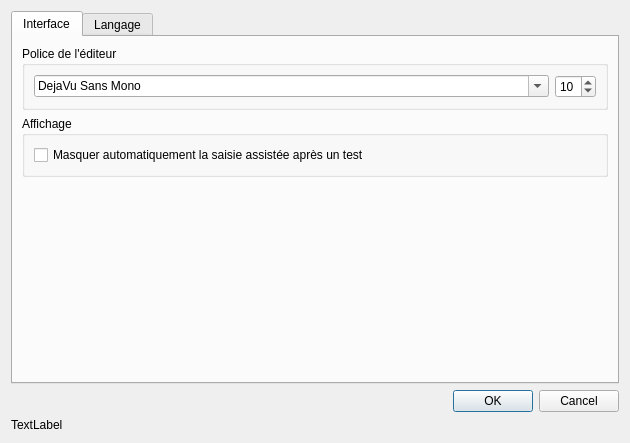
<?xml version="1.0" encoding="UTF-8"?>
<ui version="4.0">
 <class>fenoptions</class>
 <widget class="QWidget" name="fenoptions">
  <property name="geometry">
   <rect>
    <x>0</x>
    <y>0</y>
    <width>630</width>
    <height>443</height>
   </rect>
  </property>
  <property name="windowTitle">
   <string>Form</string>
  </property>
  <layout class="QVBoxLayout" name="verticalLayout">
   <item>
    <widget class="QTabWidget" name="onglets">
     <property name="tabPosition">
      <enum>QTabWidget::North</enum>
     </property>
     <property name="currentIndex">
      <number>0</number>
     </property>
     <widget class="QWidget" name="tab_interface">
      <attribute name="title">
       <string>Interface</string>
      </attribute>
      <layout class="QVBoxLayout" name="verticalLayout_3">
       <item>
        <widget class="QGroupBox" name="groupBox">
         <property name="sizePolicy">
          <sizepolicy hsizetype="Preferred" vsizetype="Maximum">
           <horstretch>0</horstretch>
           <verstretch>0</verstretch>
          </sizepolicy>
         </property>
         <property name="title">
          <string>Police de l'éditeur</string>
         </property>
         <layout class="QHBoxLayout" name="horizontalLayout_3">
          <item>
           <widget class="QFontComboBox" name="policeEditeur">
            <property name="currentFont">
             <font>
              <family>DejaVu Sans Mono</family>
             </font>
            </property>
           </widget>
          </item>
          <item>
           <widget class="QSpinBox" name="taillePoliceEditeur">
            <property name="sizePolicy">
             <sizepolicy hsizetype="Maximum" vsizetype="Fixed">
              <horstretch>0</horstretch>
              <verstretch>0</verstretch>
             </sizepolicy>
            </property>
            <property name="minimum">
             <number>1</number>
            </property>
            <property name="value">
             <number>10</number>
            </property>
           </widget>
          </item>
         </layout>
        </widget>
       </item>
       <item>
        <widget class="QGroupBox" name="groupBox_2">
         <property name="sizePolicy">
          <sizepolicy hsizetype="Preferred" vsizetype="Maximum">
           <horstretch>0</horstretch>
           <verstretch>0</verstretch>
          </sizepolicy>
         </property>
         <property name="title">
          <string>Affichage</string>
         </property>
         <layout class="QVBoxLayout" name="verticalLayout_4">
          <item>
           <widget class="QCheckBox" name="masqSaiAssist">
            <property name="text">
             <string>Masquer automatiquement la saisie assistée après un test</string>
            </property>
           </widget>
          </item>
         </layout>
        </widget>
       </item>
       <item>
        <spacer name="verticalSpacer">
         <property name="orientation">
          <enum>Qt::Vertical</enum>
         </property>
         <property name="sizeHint" stdset="0">
          <size>
           <width>20</width>
           <height>40</height>
          </size>
         </property>
        </spacer>
       </item>
      </layout>
     </widget>
     <widget class="QWidget" name="tab_langage">
      <attribute name="title">
       <string>Langage</string>
      </attribute>
      <layout class="QVBoxLayout" name="verticalLayout_2">
       <item>
        <widget class="QTableView" name="RegExpView">
         <property name="alternatingRowColors">
          <bool>false</bool>
         </property>
         <property name="selectionMode">
          <enum>QAbstractItemView::SingleSelection</enum>
         </property>
         <property name="selectionBehavior">
          <enum>QAbstractItemView::SelectRows</enum>
         </property>
         <property name="cornerButtonEnabled">
          <bool>false</bool>
         </property>
         <attribute name="horizontalHeaderVisible">
          <bool>false</bool>
         </attribute>
         <attribute name="horizontalHeaderCascadingSectionResizes">
          <bool>true</bool>
         </attribute>
         <attribute name="horizontalHeaderStretchLastSection">
          <bool>true</bool>
         </attribute>
         <attribute name="verticalHeaderVisible">
          <bool>false</bool>
         </attribute>
         <attribute name="verticalHeaderHighlightSections">
          <bool>false</bool>
         </attribute>
         <attribute name="verticalHeaderStretchLastSection">
          <bool>false</bool>
         </attribute>
        </widget>
       </item>
       <item>
        <layout class="QHBoxLayout" name="horizontalLayout">
         <item>
          <widget class="QPushButton" name="recupDepuisFichier">
           <property name="text">
            <string>Récupérer les données depuis le fichier</string>
           </property>
          </widget>
         </item>
         <item>
          <widget class="QPushButton" name="sauverDonnees">
           <property name="text">
            <string>Sauver les données dans le fichier</string>
           </property>
          </widget>
         </item>
        </layout>
       </item>
       <item>
        <widget class="QPushButton" name="initValDef">
         <property name="text">
          <string>Réinitialiser les valeurs par défaut</string>
         </property>
        </widget>
       </item>
      </layout>
     </widget>
    </widget>
   </item>
   <item>
    <widget class="QDialogButtonBox" name="boutonsQuitter">
     <property name="standardButtons">
      <set>QDialogButtonBox::Cancel|QDialogButtonBox::Ok</set>
     </property>
    </widget>
   </item>
   <item>
    <widget class="QLabel" name="vidageVar">
     <property name="text">
      <string>TextLabel</string>
     </property>
    </widget>
   </item>
  </layout>
 </widget>
 <resources/>
 <connections>
  <connection>
   <sender>boutonsQuitter</sender>
   <signal>rejected()</signal>
   <receiver>fenoptions</receiver>
   <slot>close()</slot>
   <hints>
    <hint type="sourcelabel">
     <x>571</x>
     <y>427</y>
    </hint>
    <hint type="destinationlabel">
     <x>418</x>
     <y>410</y>
    </hint>
   </hints>
  </connection>
  <connection>
   <sender>recupDepuisFichier</sender>
   <signal>clicked()</signal>
   <receiver>fenoptions</receiver>
   <slot>affVar()</slot>
   <hints>
    <hint type="sourcelabel">
     <x>179</x>
     <y>393</y>
    </hint>
    <hint type="destinationlabel">
     <x>361</x>
     <y>410</y>
    </hint>
   </hints>
  </connection>
  <connection>
   <sender>sauverDonnees</sender>
   <signal>clicked()</signal>
   <receiver>fenoptions</receiver>
   <slot>sauveParam()</slot>
   <hints>
    <hint type="sourcelabel">
     <x>497</x>
     <y>391</y>
    </hint>
    <hint type="destinationlabel">
     <x>626</x>
     <y>372</y>
    </hint>
   </hints>
  </connection>
 </connections>
 <slots>
  <slot>affVar()</slot>
  <slot>sauveParam()</slot>
 </slots>
</ui>
